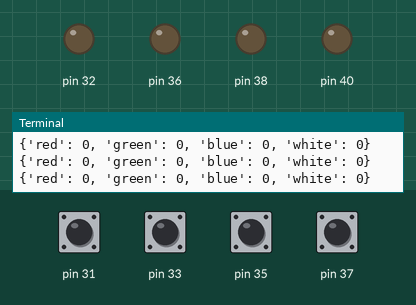
Recording of a program running on a simulated Raspberry Pi (header pin numbers). Shown: output pins drawn as LEDs (lit = HIGH), the last lines printed to the terminal. The test bench sets the inputs (shaded band); at power-on: pin 31, pin 33, pin 35, pin 37 LOW.

Above: at 1.2 s.
1.3 s: pin 31 pulled HIGH for 0.15 s
At 1.39 s:
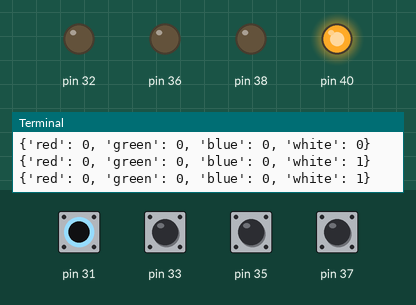
2.9 s: pin 33 pulled HIGH for 0.15 s
At 3.0 s:
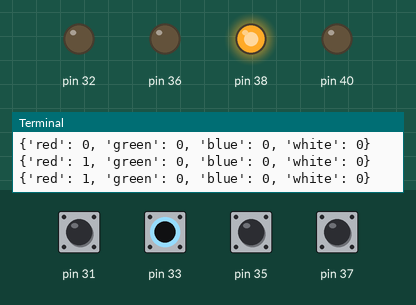
4.5 s: pin 35 pulled HIGH for 0.15 s
At 5.5 s:
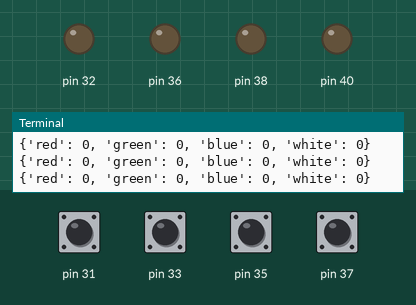
6.1 s: pin 37 pulled HIGH for 0.15 s
At 6.19 s:
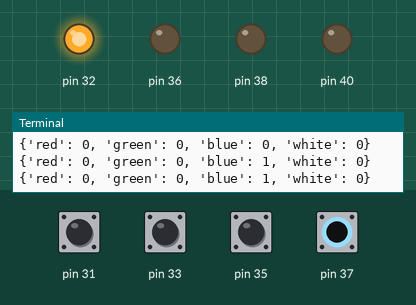
7.7 s: pin 31 driven HIGH and pin 33 driven HIGH
At 8.5 s:
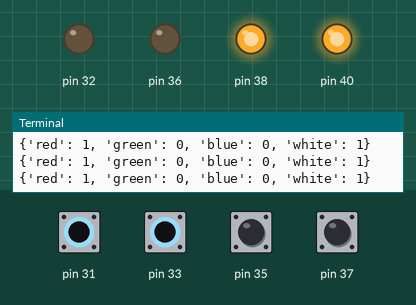
9.2 s: pin 35 pulled HIGH for 1 s
At 10.0 s:
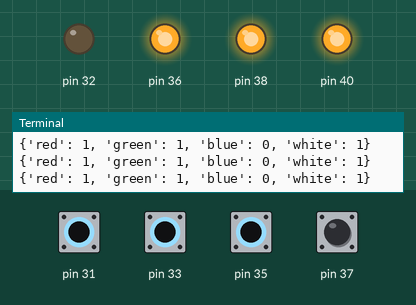
Timing chart, 0 to 12.2 s (numbered marks = the images above; inputs shaded):
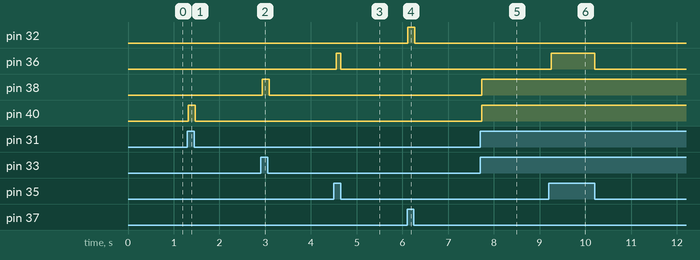

Measured:
- after the input at 1.3 s, pin 40: LOW → HIGH at once, → LOW 0.15 s later
- after the input at 2.9 s, pin 38: LOW → HIGH at once, → LOW 0.15 s later
- after the input at 4.5 s, pin 36: LOW → HIGH after 0.05 s, → LOW 0.10 s later
- after the input at 6.1 s, pin 32: LOW → HIGH at once, → LOW 0.15 s later
- after the input at 7.7 s, pin 38, pin 40: LOW → HIGH at once
- after the input at 9.2 s, pin 36: LOW → HIGH after 0.05 s, → LOW 0.96 s later

The program:

01_test_buttons.py
```python
from time import time, sleep
import RPi.GPIO as GPIO

delay = .05

pinsButtons = {
  "red": 33,
  "green": 35,
  "blue": 37,
  "white": 31
}

pinsLeds = {
  "red": 38,
  "green": 36,
  "blue": 32,
  "white": 40
}

valuesButtons = {
  "red": 0,
  "green": 0,
  "blue": 0,
  "white": 0
}


print("GPIO.getmode():", GPIO.getmode(), GPIO.BCM, GPIO.BOARD)
GPIO.setmode(GPIO.BOARD)

for key in pinsButtons:
  GPIO.setup(pinsButtons[key], GPIO.IN, pull_up_down=GPIO.PUD_DOWN)

for key in pinsLeds:
  GPIO.setup(pinsLeds[key], GPIO.OUT)


try:
  while True:
    for key in pinsButtons:
      valuesButtons[key] = GPIO.input(pinsButtons[key])

    for key in pinsLeds:
      GPIO.output(pinsLeds[key], valuesButtons[key])
      # GPIO.output(pinsLeds[key], 1)

    print(valuesButtons)


    sleep(delay)


except KeyboardInterrupt:
  GPIO.cleanup()
  print("bye!")
```
